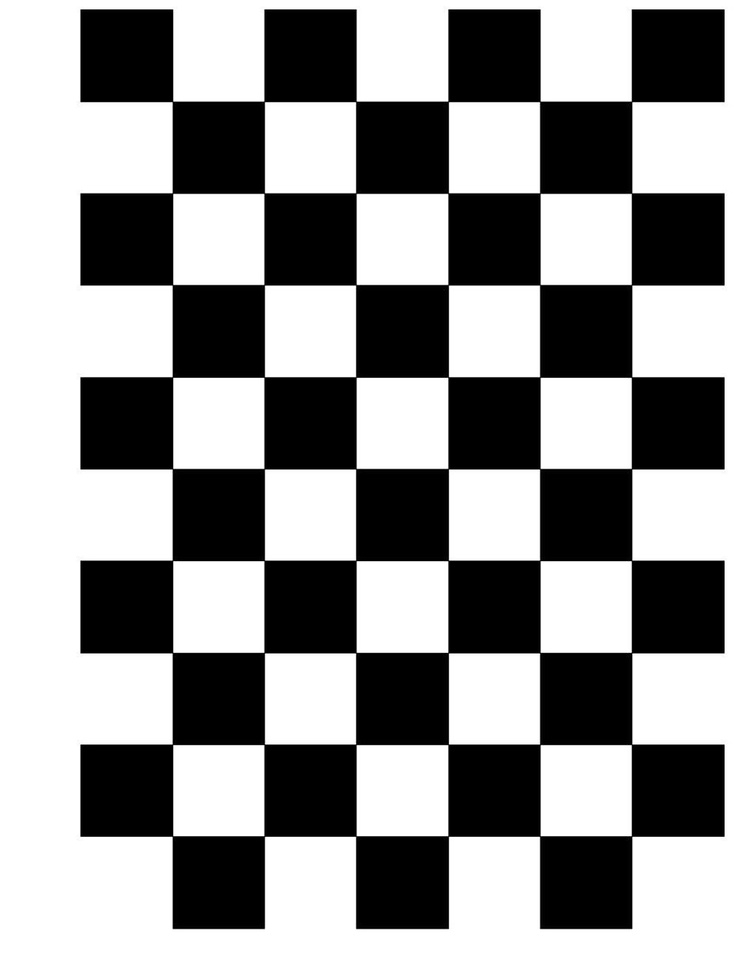
#> input picture images/fP0Im.jpg, 734 x 961 px, shrunk from 929 x 1216 before the run, found by its file name
$ python sobel_filter.py
#> lines starting #> are read from the running program, lines starting #| are printed output that depends on the picture
import cv2 as cv
import numpy as np
from matplotlib import pyplot as plt

file = cv.imread('/Users/madsrossen/Documents/4. Semester/Projekt/code/images/fP0Im.jpg', 0)
#> file is the input picture: shape (961, 734); min 0, max 255, mean 146.8

col, row = np.shape(file)
#> col = 961; row = 734
print('Row: ', row)
#| Row:  734
print('Col: ', col)
#| Col:  961

sobel_image = np.zeros(shape=(col, row))
Iyy = np.zeros(shape=(col, row))
Ixx = np.zeros(shape=(col, row))

# Define sobel oprator matrix
gx = np.array([[1.0, 0.0, -1.0], [2.0, 0.0, -2.0], [1.0, 0.0, -1.0]])
gy = np.array([[1.0, 2.0, 1.0], [0.0, 0.0, 0.0], [-1.0, -2.0, -1.0]])

for y in range(row - 2):
    for x in range(col - 2):
        Iy = np.sum(np.multiply(gy, file[x:x + 3, y:y + 3]))  # multiply two 3x3 matrix together in y
        Ix = np.sum(np.multiply(gx, file[x:x + 3, y:y + 3]))  # multiply two 3x3 matrix together in x

        Iyy[x, y] = Iy
        Ixx[x, y] = Ix

        sobel_image[x, y] = np.sqrt(Ix ** 2 + Iy ** 2)
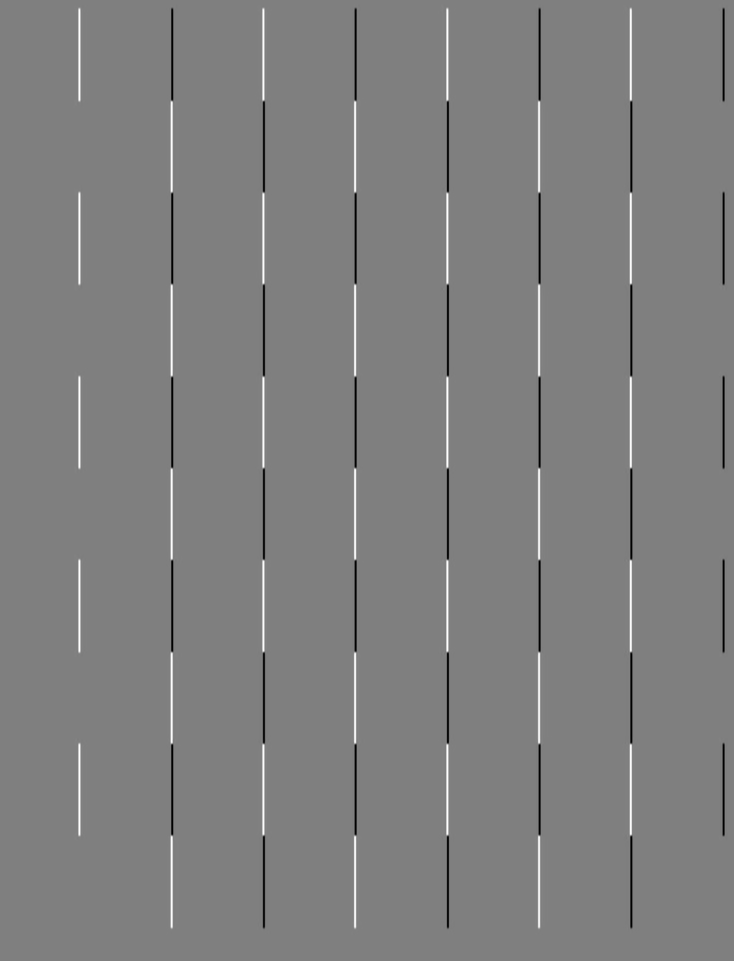
#> Ixx: shape (961, 734) float64; min -1020, max 1020, mean 0; drawn with min black and max white
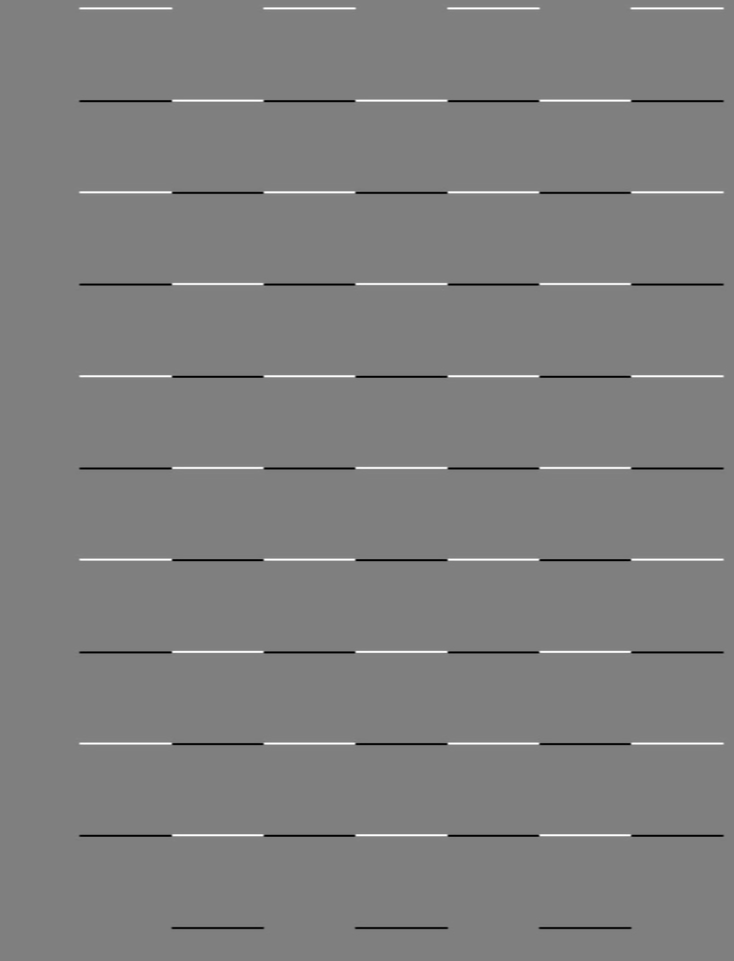
#> Iyy: shape (961, 734) float64; min -1020, max 1020, mean 0; drawn with min black and max white
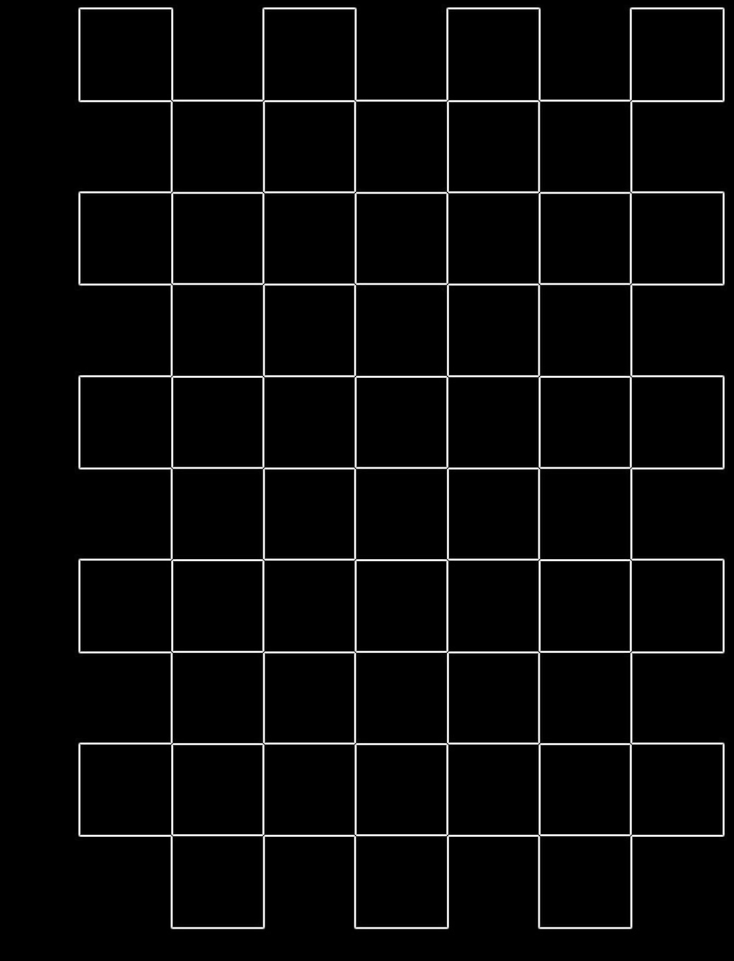
#> sobel_image: shape (961, 734) float64; min 0, max 1020.1, mean 36.9; drawn with min black and max white

plt.subplot(2, 2, 1)
plt.title("Billede")
plt.imshow(file, cmap='gray')

plt.subplot(2, 2, 2)
plt.title("Ixx")
plt.imshow(Ixx, cmap='gray')

plt.subplot(2, 2, 3)
plt.title("Iyy")
plt.imshow(Iyy, cmap='gray')

plt.subplot(2, 2, 4)
plt.title("IxIy")
plt.imshow(sobel_image, cmap='gray')

plt.show()
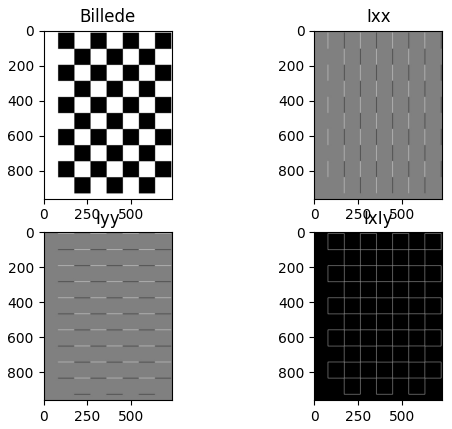
#> figure drawn by matplotlib, 4 panels
